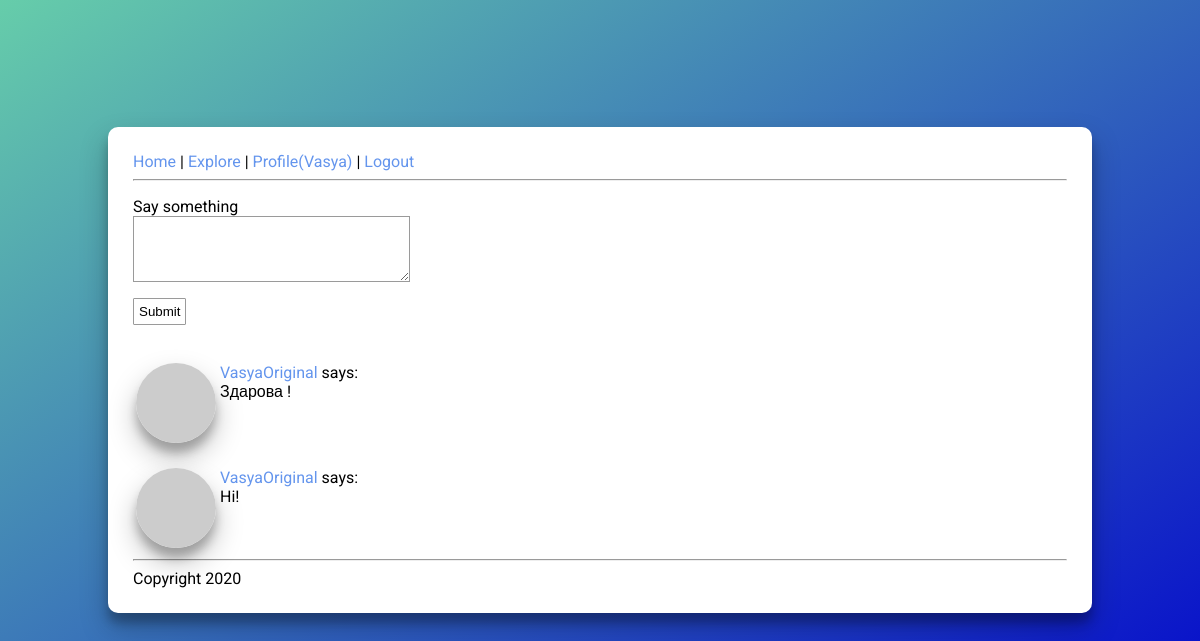
The app's page /index (signed in) with its own data.
### app/models.py (models this page shows, shortened)
class User(UserMixin, db.Model):
    id = db.Column(db.Integer, primary_key=True)
    username = db.Column(db.String(64), index=True, unique=True)
    email = db.Column(db.String(120), index=True, unique=True)
    password_hash = db.Column(db.String(128))
    posts = db.relationship('Post', backref='author', lazy='dynamic')
    about_me = db.Column(db.String(140))
    last_seen = db.Column(db.DateTime, default=datetime.utcnow)
    followed = db.relationship(
        'User', secondary=followers,
        primaryjoin=(followers.c.follower_id == id),
        secondaryjoin=(followers.c.followed_id == id),
        backref=db.backref('followers', lazy='dynamic'), lazy='dynamic')
    def avatar(self, size):
            digest = md5(self.email.lower().encode('utf-8')).hexdigest()
            return 'https://www.gravatar.com/avatar/{}?d=identicon&s={}'.format(
                    digest, size)
    def followed_posts(self):
        return Post.query.join(
            followers, (followers.c.followed_id == Post.user_id)).filter(
                followers.c.follower_id == self.id).order_by(
                    Post.timestamp.desc())

class Post(db.Model):
    id = db.Column(db.Integer, primary_key=True)
    body = db.Column(db.String(140))
    timestamp = db.Column(db.DateTime, index=True, default=datetime.utcnow)
    user_id = db.Column(db.Integer, db.ForeignKey('user.id'))

### app/routes.py (the view)
@app.route('/', methods=['GET', 'POST'])
@app.route('/index', methods=['GET', 'POST'])
@login_required
def index():
    form = PostForm()
    if form.validate_on_submit():
        post = Post(body=form.post.data, author=current_user)
        db.session.add(post)
        db.session.commit()
        flash('Your post is now live!')
        return redirect(url_for('index'))
    page = request.args.get('page', 1, type=int)
    posts = current_user.followed_posts().paginate(
        page, app.config['POSTS_PER_PAGE'], False)
    next_url = url_for('index', page=posts.next_num) \
        if posts.has_next else None
    prev_url = url_for('index', page=posts.prev_num) \
        if posts.has_prev else None
    return render_template('index.html', title='Home', form=form,
                           posts=posts.items, next_url=next_url,
                           prev_url=prev_url)
    return render_template('index.html', title='Home', form=form,
                           posts=posts.items)

### app/forms.py
class PostForm(FlaskForm):
    post = TextAreaField('Say something', validators=[
        DataRequired(), Length(min=1, max=140)])
    submit = SubmitField('Submit')

### app/models.py (called while the page is built)
@login.user_loader
def load_user(id):
    return User.query.get(int(id))

### app/routes.py (called while the page is built)
@app.before_request
def before_request():
    if current_user.is_authenticated:
        current_user.last_seen = datetime.utcnow()
        db.session.commit()

### app/Templates/index.html (shortened to what this page needs)
﻿{% extends "layout.html" %}
{% block content %}
{% if form %}
<form action="" method="post">
    <p>
        {{ form.post.label }}<br>
        {{ form.post(cols=32, rows=4) }}<br>
    </p>
    <p>{{ form.submit() }}</p>
</form>
    {% for post in posts %}
        {% include '_post.html' %}
    {% endfor %}
{% endif %}
{% endblock %}

### app/Templates/layout.html (shortened to what this page needs)
<html>
<head>
    <link rel="stylesheet" href="{{ url_for('static', filename='css/main.css') }}">
</head>
<body>
    <div class="main">
        <div class="header">
            <a href="{{ url_for('index') }}">Home</a> |
            <a href="{{ url_for('explore') }}">Explore</a> |
            {% if current_user.is_anonymous %}
            <a href="{{ url_for('login') }}">Login</a> |
            {% else %}
            <a href="{{ url_for('user', username=current_user.username) }}">Profile({{current_user.username}})</a> |
            <a href="{{ url_for('logout') }}">Logout</a>
            {% endif %}
        </div>
        <hr>
        {% block content %}{% endblock %}
        <hr>
        <div>Copyright 2020</div>
    </div>
</body>
</html>

### app/Templates/_post.html
﻿<table>
    <tr valign="top">
        <td><img class="avatar" src="{{ post.author.avatar(36) }}"></td>
        <td>
            <a href="{{ url_for('user', username=post.author.username) }}">
                {{ post.author.username }}
            </a>
            says:<br>{{ post.body }}
        </td>
    </tr>
</table>

### app/Static/css/main.css (style rules this page uses)
body { background: linear-gradient(to bottom right, mediumaquamarine, mediumblue); padding: 100px; box-shadow: black, 100px; font-family: "Roboto", sans-serif; }
.main { background-color: white; border-radius: 10px; padding: 25px; box-shadow: 0 14px 28px rgba(0,0,0,0.25), 0 10px 10px rgba(0,0,0,0.22); }
a { color: cornflowerblue; text-decoration: none; }
#submit { border-radius: 1px; border-style: solid; color: black; border-color: #9a9a9a; background-color: white; padding: 5px; border-width: 1px; }
textarea { border-color: #9a9a9a; border-width: 1px; }
.avatar { border-radius: 50%; box-shadow: 0 14px 28px rgba(0,0,0,0.25), 0 10px 10px rgba(0,0,0,0.22); transition: .15s ease-out; }

### records on screen
User: username "Vasya"
Post: author.username "VasyaOriginal", body "Здарова !"
Post: author.username "VasyaOriginal", body "Hi!"
